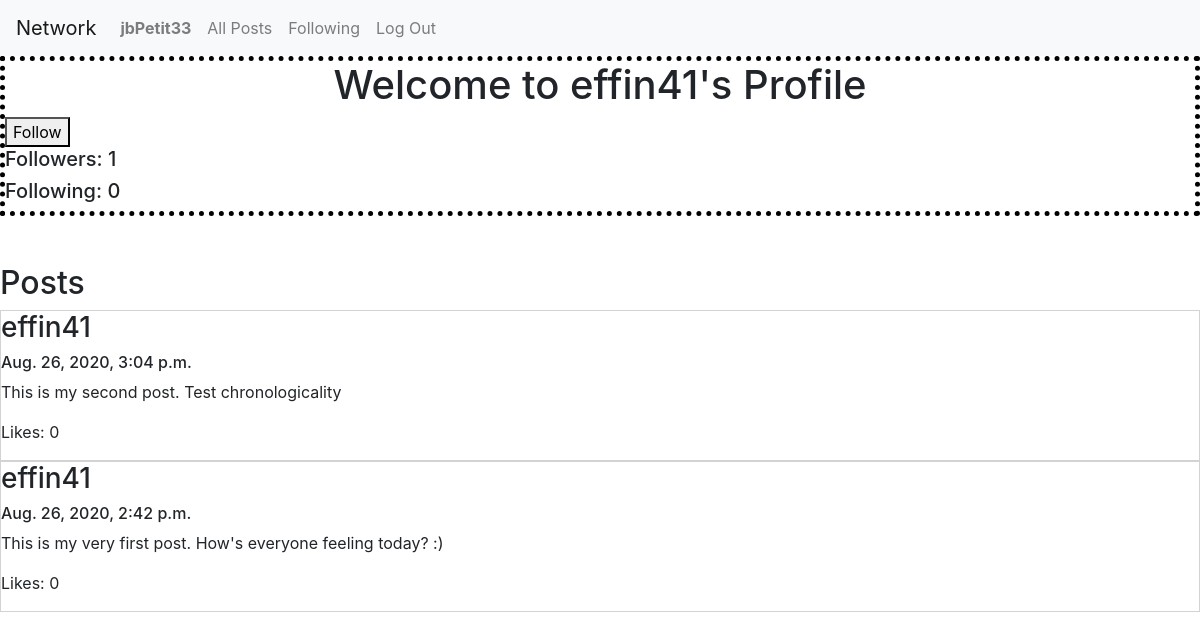
Screenshot of /profilePage/effin41 (signed in) with the database file from the repository.
### network/models.py (models this page shows)
class User(AbstractUser):
    numFollowers = models.IntegerField(default = 0)
    numFollowing = models.IntegerField(default = 0)

class Post(models.Model):
    owner = models.ForeignKey(User, on_delete=models.CASCADE)
    content = models.CharField(max_length = 280)
    likes = models.IntegerField(default = 0)
    timestamp = models.DateTimeField()

### network/views.py (the view)
# urls.py: path("profilePage/<str:username>", views.profile_page, name="profile"),
def profile_page(request, username):
    user = User.objects.get(username = username)
    userID = user.id
    posts = Post.objects.filter(owner = userID)
    posts = posts.order_by("-timestamp").all()
    isFollowing = False
    newFollowForm = FollowForm(initial={'followingUser': request.user.id, 'followedUser': userID})
    if (request.user.is_authenticated):
        registeredUser = User.objects.get(username = request.user.username)
        registeredUserID = registeredUser.id
        if (Following.objects.filter(followingUser = registeredUserID, followedUser = userID).exists()):
            isFollowing = True
    context = {"profile": user, "posts": posts, "isFollowing": isFollowing, "form": newFollowForm}
    return render(request, "network/profile.html", context)

### network/templates/network/profile.html (shortened to what this page needs)
{% extends "network/layout.html" %}
{% block body %}
<div id="profile-info" style="border: 5px dotted black">
    <h1 style="text-align: center;">Welcome to {{ profile.username }}'s Profile</h1>
    {% if request.user.is_authenticated %}
        {% if profile.username != request.user %}
            {% if isFollowing == False %}
                <form action="{% url 'follow' profile.username %}" method="POST">
                    <button type="submit">Follow {{profile.user}}</button>
                </form>
            {% else %}
                <form action="{% url 'unfollow' profile.username %}" method="POST">
                    {% csrf_token %}
                    <button type="submit">Unfollow {{profile.user}}</button>
                </form>
            {% endif %}
        {% endif %}
    {% endif %}
    <h5>Followers: {{profile.numFollowers}}</h5>
    <h5>Following: {{profile.numFollowing}}</h5>
</div><br/><br/>
<h2>Posts</h2>
<div id="post-view">
    {% for post in posts %}
        <div style="border: 1px solid lightgray;">
            <h3>{{post.owner}}</h3>
            <h6>{{post.timestamp}}</h6>
            <p>{{post.content}}</p>
            <p>Likes: {{post.likes}}</p>
        </div>
    {% endfor %}
</div>
{% endblock %}

### network/templates/network/layout.html (shortened to what this page needs)
{% load static %}
<!DOCTYPE html>
<html lang="en">
    <head>
        <link rel="stylesheet" href="https://stackpath.bootstrapcdn.com/bootstrap/4.4.1/css/bootstrap.min.css">
        <link href="{% static 'network/styles.css' %}" rel="stylesheet">
    </head>
    <body>
        <nav class="navbar navbar-expand-lg navbar-light bg-light">
            <a class="navbar-brand" href="#">Network</a>
            <div>
              <ul class="navbar-nav mr-auto">
                {% if user.is_authenticated %}
                    <li class="nav-item">
                        <a class="nav-link" href="{% url 'profile' user.username %}"><strong>{{ user.username }}</strong></a>
                    </li>
                {% endif %}
                <li class="nav-item">
                  <a class="nav-link" href="{% url 'index' %}">All Posts</a>
                </li>
                {% if user.is_authenticated %}
                    <li class="nav-item">
                        <a class="nav-link" href="#">Following</a>
                    </li>
                    <li class="nav-item">
                        <a class="nav-link" href="{% url 'logout' %}">Log Out</a>
                    </li>
                {% endif %}
              </ul>
            </div>
          </nav>
        <div class="body">
            {% block body %}
            {% endblock %}
        </div>
    </body>
</html>

### rows the page displays
User: username "jbPetit33"
User: username "effin41", numFollowers "1", numFollowing "0"
Post: owner "effin41", timestamp "Aug. 26, 2020, 3:04 p.m.", content "This is my second post. Test chronologicality", likes "0"
Post: owner "effin41", timestamp "Aug. 26, 2020, 2:42 p.m.", content "This is my very first post. How's everyone feeling today? :)", likes "0"
